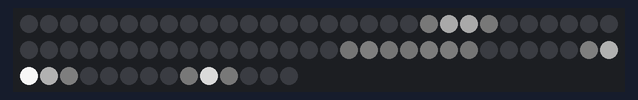
Bench run of a sketch on a simulated Arduino Uno, built with avr-gcc and run on an emulated ATmega328P. On the bench: 74 RGB LEDs in strip order, left to right, continuing on the next row. Dim RGB values are drawn brighter than linear; random numbers use the default seed unless the sketch sets one.

Above: at 0.46 s.
At 5.32 s:
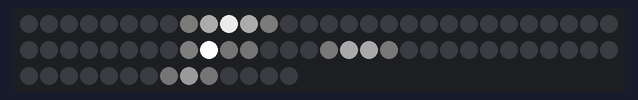
At 10.18 s:
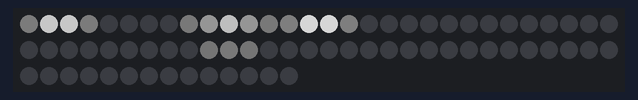
At 19.89 s:
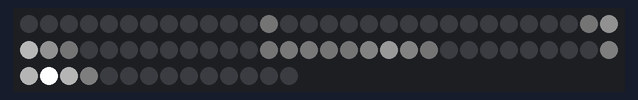
At 29.61 s:
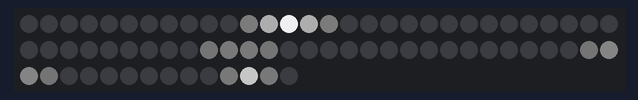
At 39.62 s:
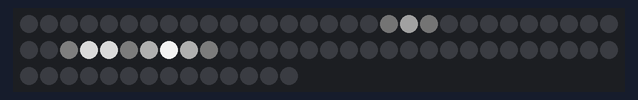

The sketch:

23_random_blink_multiple_linked_list.ino
```cpp
#include <FastLED.h>
#include "Blink.h"

#define LED_AMOUNT 74
#define DATA_PIN 6
#define GLOBAL_BRIGHTNESS 255

#define MAX_BLINK_AMOUNT 5

CRGB leds[LED_AMOUNT];

LinkedList* pulses = new LinkedList();

void setup() {
  FastLED.addLeds<NEOPIXEL, DATA_PIN>(leds, LED_AMOUNT);
  FastLED.setBrightness(GLOBAL_BRIGHTNESS);
}

unsigned long prevTime = 0;

int nextBlinkWaitTime = 0;

void loop() {
  unsigned long time = millis();

  FastLED.clear();

  for(Blink* b = pulses->getHead(); b != nullptr; b = b->next){

    blinkAnimation(b);
    b->animation += b->speed;

    if(b->animation >= TWO_PI){
      pulses->remove(b);
    }
  }

  if(time - prevTime >= nextBlinkWaitTime){

    if(!pulses->isFull()){

      int size = random(3, 6);
      int position = random(0, LED_AMOUNT-size);
      //float speed = (float)random(1, 100) / 1000;
      float speed = 0.1;

      Blink* b = new Blink(position, size, speed);
      pulses->insert(b);

    }

    nextBlinkWaitTime = random(100);
    prevTime = time;
  }

  FastLED.show();
}


void blinkAnimation(Blink *b){

  float sinStep = TWO_PI / (b->size - 1);

  float fade = cos(PI + b->animation);
  fade = (fade + 1) / 2;

  for(int led=0; led < b->size; led++){
    float brightness = cos(PI + (led * sinStep));
    brightness = (brightness + 1) /2;
    brightness *= 255;

    brightness = max(30, brightness);
    //fade = max(0.05,fade);

    brightness *= fade;

    if(leds[led + b->position].b < brightness){
      leds[led + b->position] = CHSV(0, 0, brightness);
    }

  }

}
```

Blink.h
```cpp
#pragma once

struct Blink{
  Blink(int pos, int size, float speed){
    this->position = pos;
    this->size = size;
    this->speed = speed;
  }
  int position;
  int size;
  float animation = 0;
  float speed = 0;
  Blink* next = nullptr;
  Blink* prev = nullptr;
};

class LinkedList{
  public:
  LinkedList();
  ~LinkedList();
  void insert(Blink* b);
  void remove(Blink* b);
  Blink* getHead();
  int getLength();
  bool isFull();
  private:
  Blink* _head = nullptr;
  int _length = 0;
};
```

Blink.ino
```cpp
LinkedList::LinkedList(){

};

LinkedList::~LinkedList(){
  Blink* current = _head;

  while(current){
    remove(current);
  }
};

void LinkedList::insert(Blink* b) {

  if (_length == MAX_BLINK_AMOUNT) return;

  _length++;

  if (!_head) {
    _head = b;
    return;
  }

  Blink* temp = _head;
  _head = b;
  b->next = temp;
  temp->prev = _head;
}

void LinkedList::remove(Blink* b) {

  if(b == _head){
    _head = b->next;
    if(_head){
      _head->prev = nullptr;
    }
  }
  else{
    if(b->next != nullptr){
      b->prev->next = b->next;
      b->next->prev = b->prev;
    }
    else{
      b->prev->next = nullptr;
    }
  }

  delete b;
  _length--;
}

int LinkedList::getLength() {
  return this->_length;
}

bool LinkedList::isFull() {
  return _length >= MAX_BLINK_AMOUNT;
}

Blink* LinkedList::getHead() {
  return this->_head;
}
```
